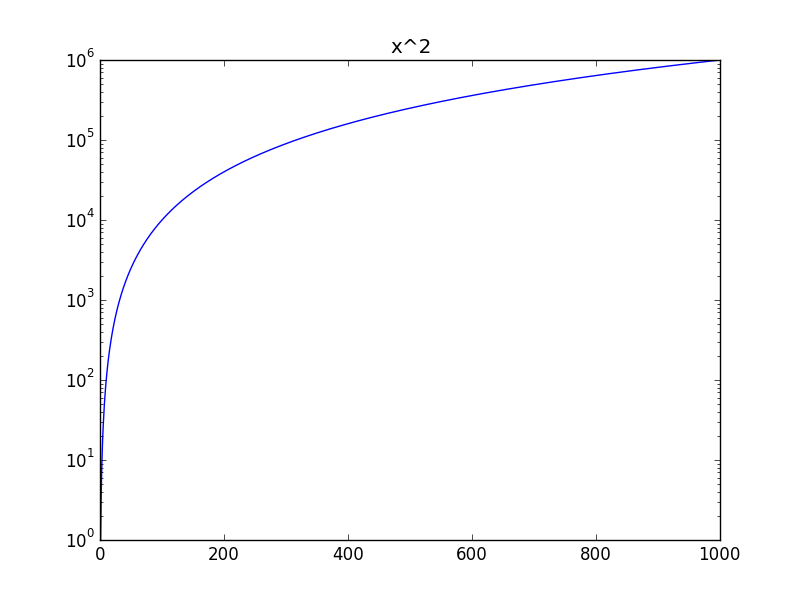

This chart was generated by the following Python code:
#!/usr/bin/env python3
# -*- coding: utf-8 -*-

import numpy as np
import matplotlib.pyplot as plt

# Build datas ###############

x = np.arange(1000)
y = x * x

# Plot data #################

plt.plot(x, y)
plt.yscale('log')

plt.title(r'$x^2$')

# Save file and plot ########

plt.savefig("log_scale2.png")
plt.show()
